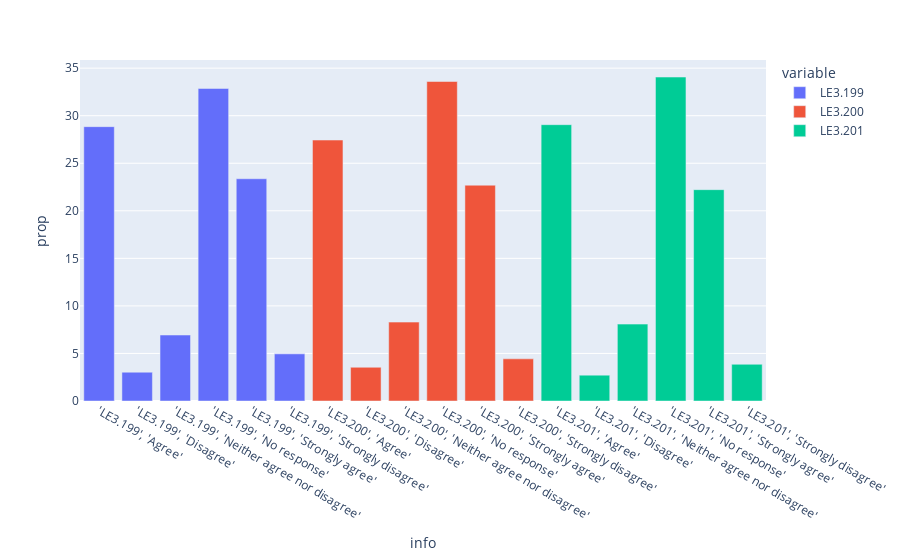

Source (notebook cell):
### Code cell
#plot
px.bar(yes_next_2, 
       x='info', 
       y= 'prop',
      color='variable')

### Figure 1 — Plotly figure (JSON) as saved in the notebook; plotly's stock layout.template omitted (floating-point values rounded to 4 significant figures)
{"data": [{"alignmentgroup": "True", "hovertemplate": "variable=LE3.199<br>info=%{x}<br>prop=%{y}<extra></extra>", "legendgroup": "LE3.199", "marker": {"color": "#636efa", "pattern": {"shape": ""}}, "name": "LE3.199", "offsetgroup": "LE3.199", "orientation": "v", "showlegend": true, "textposition": "auto", "type": "bar", "x": ["'LE3.199', 'Agree'", "'LE3.199', 'Disagree'", "'LE3.199', 'Neither agree nor disagree'", "'LE3.199', 'No response'", "'LE3.199', 'Strongly agree'", "'LE3.199', 'Strongly disagree'"], "xaxis": "x", "y": [28.85, 3.026, 6.938, 32.86, 23.37, 4.956], "yaxis": "y"}, {"alignmentgroup": "True", "hovertemplate": "variable=LE3.200<br>info=%{x}<br>prop=%{y}<extra></extra>", "legendgroup": "LE3.200", "marker": {"color": "#EF553B", "pattern": {"shape": ""}}, "name": "LE3.200", "offsetgroup": "LE3.200", "orientation": "v", "showlegend": true, "textposition": "auto", "type": "bar", "x": ["'LE3.200', 'Agree'", "'LE3.200', 'Disagree'", "'LE3.200', 'Neither agree nor disagree'", "'LE3.200', 'No response'", "'LE3.200', 'Strongly agree'", "'LE3.200', 'Strongly disagree'"], "xaxis": "x", "y": [27.44, 3.547, 8.294, 33.59, 22.69, 4.434], "yaxis": "y"}, {"alignmentgroup": "True", "hovertemplate": "variable=LE3.201<br>info=%{x}<br>prop=%{y}<extra></extra>", "legendgroup": "LE3.201", "marker": {"color": "#00cc96", "pattern": {"shape": ""}}, "name": "LE3.201", "offsetgroup": "LE3.201", "orientation": "v", "showlegend": true, "textposition": "auto", "type": "bar", "x": ["'LE3.201', 'Agree'", "'LE3.201', 'Disagree'", "'LE3.201', 'Neither agree nor disagree'", "'LE3.201', 'No response'", "'LE3.201', 'Strongly agree'", "'LE3.201', 'Strongly disagree'"], "xaxis": "x", "y": [29.06, 2.713, 8.086, 34.06, 22.22, 3.86], "yaxis": "y"}], "layout": {"autosize": true, "barmode": "relative", "legend": {"title": {"text": "variable"}, "tracegroupgap": 0}, "margin": {"t": 60}, "xaxis": {"anchor": "y", "autorange": true, "domain": [0, 1], "range": [-0.5, 17.5], "title": {"text": "info"}, "type": "category"}, "yaxis": {"anchor": "x", "autorange": true, "domain": [0, 1], "range": [0, 35.86], "title": {"text": "prop"}, "type": "linear"}}}
